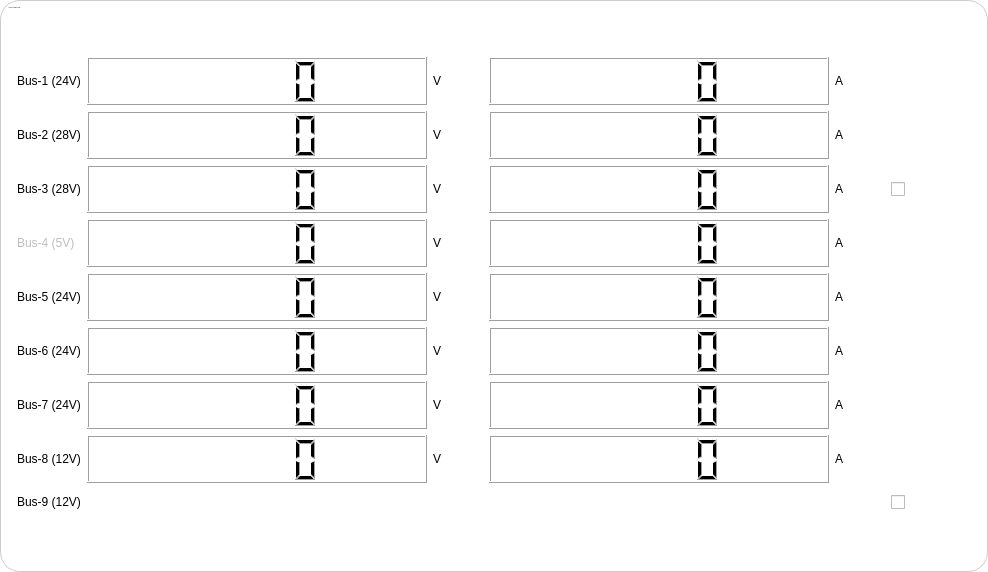
       <widget class="QGroupBox" name="groupBox_bus_monitor">
        <property name="sizePolicy">
         <sizepolicy hsizetype="Preferred" vsizetype="Preferred">
          <horstretch>0</horstretch>
          <verstretch>0</verstretch>
         </sizepolicy>
        </property>
        <property name="minimumSize">
         <size>
          <width>0</width>
          <height>0</height>
         </size>
        </property>
        <property name="maximumSize">
         <size>
          <width>1672155</width>
          <height>1672155</height>
         </size>
        </property>
        <property name="font">
         <font>
          <family>Segoe UI</family>
          <pointsize>-1</pointsize>
          <bold>true</bold>
         </font>
        </property>
        <property name="styleSheet">
         <string notr="true">QGroupBox {
                                        background-color: #fff;
                                        border: 1px solid #ccc;
                                        border-radius: 20px;
                                        margin-top: 0px;
                                        padding: 5px;
                                        }

                                        QGroupBox::title {
                                        subcontrol-origin: content;
                                        subcontrol-position: top left;
                                        padding: 1px 2px;
                                        color: #444;
                                        font-size: 28px;
                                        background-color: transparent;
                                        }
                                    </string>
        </property>
        <property name="title">
         <string>OUTPUT POWER BUSES</string>
        </property>
        <layout class="QGridLayout" name="BusGridLayout">
         <item row="2" column="0">
          <widget class="QLabel" name="label_5">
           <property name="sizePolicy">
            <sizepolicy hsizetype="Preferred" vsizetype="Preferred">
             <horstretch>0</horstretch>
             <verstretch>0</verstretch>
            </sizepolicy>
           </property>
           <property name="minimumSize">
            <size>
             <width>0</width>
             <height>48</height>
            </size>
           </property>
           <property name="maximumSize">
            <size>
             <width>400</width>
             <height>48</height>
            </size>
           </property>
           <property name="text">
            <string>Bus-2 (28V)</string>
           </property>
          </widget>
         </item>
         <item row="8" column="5">
          <widget class="QLCDNumber" name="ActuatorThreeCurrentDisp">
           <property name="sizePolicy">
            <sizepolicy hsizetype="Minimum" vsizetype="Preferred">
             <horstretch>0</horstretch>
             <verstretch>0</verstretch>
            </sizepolicy>
           </property>
           <property name="minimumSize">
            <size>
             <width>340</width>
             <height>0</height>
            </size>
           </property>
           <property name="maximumSize">
            <size>
             <width>180</width>
             <height>16777215</height>
            </size>
           </property>
          </widget>
         </item>
         <item row="4" column="2">
          <widget class="QLCDNumber" name="fiveVoltVoltageDisp">
           <property name="sizePolicy">
            <sizepolicy hsizetype="Minimum" vsizetype="Preferred">
             <horstretch>0</horstretch>
             <verstretch>0</verstretch>
            </sizepolicy>
           </property>
           <property name="minimumSize">
            <size>
             <width>340</width>
             <height>0</height>
            </size>
           </property>
           <property name="maximumSize">
            <size>
             <width>180</width>
             <height>16777215</height>
            </size>
           </property>
           <property name="font">
            <font>
             <family>Segoe UI</family>
             <pointsize>-1</pointsize>
            </font>
           </property>
          </widget>
         </item>
         <item row="7" column="6">
          <widget class="QLabel" name="label_6_amp4">
           <property name="sizePolicy">
            <sizepolicy hsizetype="Fixed" vsizetype="Preferred">
             <horstretch>0</horstretch>
             <verstretch>0</verstretch>
            </sizepolicy>
           </property>
           <property name="minimumSize">
            <size>
             <width>50</width>
             <height>0</height>
            </size>
           </property>
           <property name="text">
            <string>A</string>
           </property>
          </widget>
         </item>
         <item row="6" column="0">
          <widget class="QLabel" name="label_11">
           <property name="minimumSize">
            <size>
             <width>0</width>
             <height>48</height>
            </size>
           </property>
           <property name="maximumSize">
            <size>
             <width>400</width>
             <height>48</height>
            </size>
           </property>
           <property name="text">
            <string>Bus-5 (24V)</string>
           </property>
          </widget>
         </item>
         <item row="4" column="0">
          <widget class="QLabel" name="label_tpv_2">
           <property name="enabled">
            <bool>false</bool>
           </property>
           <property name="minimumSize">
            <size>
             <width>0</width>
             <height>48</height>
            </size>
           </property>
           <property name="maximumSize">
            <size>
             <width>400</width>
             <height>48</height>
            </size>
           </property>
           <property name="text">
            <string>Bus-4 (5V)</string>
           </property>
          </widget>
         </item>
         <item row="0" column="2">
          <spacer name="horizontalSpacer">
           <property name="orientation">
            <enum>Qt::Orientation::Horizontal</enum>
           </property>
           <property name="sizeType">
            <enum>QSizePolicy::Policy::Fixed</enum>
           </property>
           <property name="sizeHint" stdset="0">
            <size>
             <width>10</width>
             <height>40</height>
            </size>
           </property>
          </spacer>
         </item>
         <item row="9" column="3">
          <widget class="QLabel" name="label_10">
           <property name="sizePolicy">
            <sizepolicy hsizetype="Fixed" vsizetype="Preferred">
             <horstretch>0</horstretch>
             <verstretch>0</verstretch>
            </sizepolicy>
           </property>
           <property name="minimumSize">
            <size>
             <width>50</width>
             <height>0</height>
            </size>
           </property>
           <property name="text">
            <string>V</string>
           </property>
          </widget>
         </item>
         <item row="7" column="3">
          <widget class="QLabel" name="label_16">
           <property name="sizePolicy">
            <sizepolicy hsizetype="Fixed" vsizetype="Preferred">
             <horstretch>0</horstretch>
             <verstretch>0</verstretch>
            </sizepolicy>
           </property>
           <property name="minimumSize">
            <size>
             <width>50</width>
             <height>0</height>
            </size>
           </property>
           <property name="text">
            <string>V</string>
           </property>
          </widget>
         </item>
         <item row="7" column="5">
          <widget class="QLCDNumber" name="ActuatorTwoCurrentDisp">
           <property name="sizePolicy">
            <sizepolicy hsizetype="Minimum" vsizetype="Preferred">
             <horstretch>0</horstretch>
             <verstretch>0</verstretch>
            </sizepolicy>
           </property>
           <property name="minimumSize">
            <size>
             <width>340</width>
             <height>0</height>
            </size>
           </property>
           <property name="maximumSize">
            <size>
             <width>180</width>
             <height>16777215</height>
            </size>
           </property>
          </widget>
         </item>
         <item row="1" column="3">
          <widget class="QLabel" name="label_8">
           <property name="text">
            <string>V</string>
           </property>
          </widget>
         </item>
         <item row="1" column="5">
          <widget class="QLCDNumber" name="InasCurrentDisp">
           <property name="sizePolicy">
            <sizepolicy hsizetype="Minimum" vsizetype="Preferred">
             <horstretch>0</horstretch>
             <verstretch>0</verstretch>
            </sizepolicy>
           </property>
           <property name="minimumSize">
            <size>
             <width>340</width>
             <height>0</height>
            </size>
           </property>
           <property name="maximumSize">
            <size>
             <width>180</width>
             <height>16777215</height>
            </size>
           </property>
          </widget>
         </item>
         <item row="1" column="2">
          <widget class="QLCDNumber" name="InasVoltageDisp">
           <property name="sizePolicy">
            <sizepolicy hsizetype="Minimum" vsizetype="Preferred">
             <horstretch>0</horstretch>
             <verstretch>0</verstretch>
            </sizepolicy>
           </property>
           <property name="minimumSize">
            <size>
             <width>340</width>
             <height>0</height>
            </size>
           </property>
           <property name="maximumSize">
            <size>
             <width>180</width>
             <height>16777215</height>
            </size>
           </property>
          </widget>
         </item>
         <item row="7" column="2">
          <widget class="QLCDNumber" name="ActuatorTwoVoltageDisp">
           <property name="sizePolicy">
            <sizepolicy hsizetype="Minimum" vsizetype="Preferred">
             <horstretch>0</horstretch>
             <verstretch>0</verstretch>
            </sizepolicy>
           </property>
           <property name="minimumSize">
            <size>
             <width>340</width>
             <height>0</height>
            </size>
           </property>
           <property name="maximumSize">
            <size>
             <width>180</width>
             <height>16777215</height>
            </size>
           </property>
          </widget>
         </item>
         <item row="8" column="2">
          <widget class="QLCDNumber" name="ActuatorThreeVoltageDisp">
           <property name="sizePolicy">
            <sizepolicy hsizetype="Minimum" vsizetype="Preferred">
             <horstretch>0</horstretch>
             <verstretch>0</verstretch>
            </sizepolicy>
           </property>
           <property name="minimumSize">
            <size>
             <width>340</width>
             <height>0</height>
            </size>
           </property>
           <property name="maximumSize">
            <size>
             <width>180</width>
             <height>16777215</height>
            </size>
           </property>
           <property name="font">
            <font>
             <family>Segoe UI</family>
             <pointsize>-1</pointsize>
            </font>
           </property>
          </widget>
         </item>
         <item row="9" column="5">
          <widget class="QLCDNumber" name="MagnoSoleCurrentDisp">
           <property name="sizePolicy">
            <sizepolicy hsizetype="Minimum" vsizetype="Preferred">
             <horstretch>0</horstretch>
             <verstretch>0</verstretch>
            </sizepolicy>
           </property>
           <property name="minimumSize">
            <size>
             <width>340</width>
             <height>0</height>
            </size>
           </property>
           <property name="maximumSize">
            <size>
             <width>180</width>
             <height>16777215</height>
            </size>
           </property>
          </widget>
         </item>
         <item row="3" column="7">
          <widget class="QCheckBox" name="seekerCheckBox">
           <property name="sizePolicy">
            <sizepolicy hsizetype="Fixed" vsizetype="Fixed">
             <horstretch>0</horstretch>
             <verstretch>0</verstretch>
            </sizepolicy>
           </property>
           <property name="minimumSize">
            <size>
             <width>80</width>
             <height>26</height>
            </size>
           </property>
           <property name="maximumSize">
            <size>
             <width>56</width>
             <height>30</height>
            </size>
           </property>
           <property name="styleSheet">
            <string notr="true"/>
           </property>
           <property name="text">
            <string/>
           </property>
          </widget>
         </item>
         <item row="3" column="6">
          <widget class="QLabel" name="label_22">
           <property name="text">
            <string>A</string>
           </property>
          </widget>
         </item>
         <item row="6" column="2">
          <widget class="QLCDNumber" name="ActuatorOneVoltageDisp">
           <property name="sizePolicy">
            <sizepolicy hsizetype="Minimum" vsizetype="Preferred">
             <horstretch>0</horstretch>
             <verstretch>0</verstretch>
            </sizepolicy>
           </property>
           <property name="minimumSize">
            <size>
             <width>340</width>
             <height>0</height>
            </size>
           </property>
           <property name="maximumSize">
            <size>
             <width>180</width>
             <height>16777215</height>
            </size>
           </property>
          </widget>
         </item>
         <item row="6" column="3">
          <widget class="QLabel" name="label_12">
           <property name="sizePolicy">
            <sizepolicy hsizetype="Fixed" vsizetype="Preferred">
             <horstretch>0</horstretch>
             <verstretch>0</verstretch>
            </sizepolicy>
           </property>
           <property name="minimumSize">
            <size>
             <width>50</width>
             <height>0</height>
            </size>
           </property>
           <property name="text">
            <string>V</string>
           </property>
          </widget>
         </item>
         <item row="7" column="0">
          <widget class="QLabel" name="label_15">
           <property name="minimumSize">
            <size>
             <width>0</width>
             <height>48</height>
            </size>
           </property>
           <property name="maximumSize">
            <size>
             <width>400</width>
             <height>48</height>
            </size>
           </property>
           <property name="text">
            <string>Bus-6 (24V)</string>
           </property>
          </widget>
         </item>
         <item row="9" column="6">
          <widget class="QLabel" name="label_6_amp2">
           <property name="sizePolicy">
            <sizepolicy hsizetype="Fixed" vsizetype="Preferred">
             <horstretch>0</horstretch>
             <verstretch>0</verstretch>
            </sizepolicy>
           </property>
           <property name="minimumSize">
            <size>
             <width>50</width>
             <height>0</height>
            </size>
           </property>
           <property name="text">
            <string>A</string>
           </property>
          </widget>
         </item>
         <item row="4" column="3">
          <widget class="QLabel" name="label_tpi_3">
           <property name="sizePolicy">
            <sizepolicy hsizetype="Fixed" vsizetype="Preferred">
             <horstretch>0</horstretch>
             <verstretch>0</verstretch>
            </sizepolicy>
           </property>
           <property name="minimumSize">
            <size>
             <width>50</width>
             <height>0</height>
            </size>
           </property>
           <property name="text">
            <string>V</string>
           </property>
          </widget>
         </item>
         <item row="4" column="6">
          <widget class="QLabel" name="label_6_amp5_2">
           <property name="sizePolicy">
            <sizepolicy hsizetype="Fixed" vsizetype="Preferred">
             <horstretch>0</horstretch>
             <verstretch>0</verstretch>
            </sizepolicy>
           </property>
           <property name="minimumSize">
            <size>
             <width>50</width>
             <height>0</height>
            </size>
           </property>
           <property name="text">
            <string>A</string>
           </property>
          </widget>
         </item>
         <item row="1" column="6">
          <widget class="QLabel" name="label_13">
           <property name="text">
            <string>A</string>
           </property>
          </widget>
         </item>
         <item row="10" column="7">
          <widget class="QCheckBox" name="twelveVoltCheckBox">
           <property name="enabled">
            <bool>true</bool>
           </property>
           <property name="sizePolicy">
            <sizepolicy hsizetype="Fixed" vsizetype="Fixed">
             <horstretch>0</horstretch>
             <verstretch>0</verstretch>
            </sizepolicy>
           </property>
           <property name="minimumSize">
            <size>
             <width>80</width>
             <height>26</height>
            </size>
           </property>
           <property name="maximumSize">
            <size>
             <width>56</width>
             <height>30</height>
            </size>
           </property>
           <property name="styleSheet">
            <string notr="true"/>
           </property>
           <property name="text">
            <string/>
           </property>
          </widget>
         </item>
         <item row="1" column="0">
          <widget class="QLabel" name="label_7">
           <property name="minimumSize">
            <size>
             <width>0</width>
             <height>48</height>
            </size>
           </property>
           <property name="maximumSize">
            <size>
             <width>400</width>
             <height>16777215</height>
            </size>
           </property>
           <property name="text">
            <string>Bus-1 (24V)</string>
           </property>
          </widget>
         </item>
         <item row="8" column="3">
          <widget class="QLabel" name="label_tpi">
           <property name="sizePolicy">
            <sizepolicy hsizetype="Fixed" vsizetype="Preferred">
             <horstretch>0</horstretch>
             <verstretch>0</verstretch>
            </sizepolicy>
           </property>
           <property name="minimumSize">
            <size>
             <width>50</width>
             <height>0</height>
            </size>
           </property>
           <property name="text">
            <string>V</string>
           </property>
          </widget>
         </item>
         <item row="10" column="0">
          <widget class="QLabel" name="label_25">
           <property name="maximumSize">
            <size>
             <width>400</width>
             <height>16777215</height>
            </size>
           </property>
           <property name="text">
            <string>Bus-9 (12V)</string>
           </property>
          </widget>
         </item>
         <item row="8" column="0">
          <widget class="QLabel" name="label_tpv">
           <property name="minimumSize">
            <size>
             <width>0</width>
             <height>48</height>
            </size>
           </property>
           <property name="maximumSize">
            <size>
             <width>400</width>
             <height>48</height>
            </size>
           </property>
           <property name="text">
            <string>Bus-7 (24V)</string>
           </property>
          </widget>
         </item>
         <item row="3" column="5">
          <widget class="QLCDNumber" name="seekerCurrentDisp">
           <property name="sizePolicy">
            <sizepolicy hsizetype="Minimum" vsizetype="Preferred">
             <horstretch>0</horstretch>
             <verstretch>0</verstretch>
            </sizepolicy>
           </property>
           <property name="minimumSize">
            <size>
             <width>340</width>
             <height>0</height>
            </size>
           </property>
           <property name="maximumSize">
            <size>
             <width>150</width>
             <height>16777215</height>
            </size>
           </property>
           <property name="font">
            <font>
             <family>Segoe UI</family>
             <pointsize>-1</pointsize>
            </font>
           </property>
          </widget>
         </item>
         <item row="3" column="0">
          <widget class="QLabel" name="label_18">
           <property name="minimumSize">
            <size>
             <width>0</width>
             <height>48</height>
            </size>
           </property>
           <property name="maximumSize">
            <size>
             <width>400</width>
             <height>16777215</height>
            </size>
           </property>
           <property name="text">
            <string>Bus-3 (28V)</string>
           </property>
          </widget>
         </item>
         <item row="8" column="6">
          <widget class="QLabel" name="label_6_amp5">
           <property name="sizePolicy">
            <sizepolicy hsizetype="Fixed" vsizetype="Preferred">
             <horstretch>0</horstretch>
             <verstretch>0</verstretch>
            </sizepolicy>
           </property>
           <property name="minimumSize">
            <size>
             <width>50</width>
             <height>0</height>
            </size>
           </property>
           <property name="text">
            <string>A</string>
           </property>
          </widget>
         </item>
         <item row="2" column="5">
          <widget class="QLCDNumber" name="dataLinkCurrentDisp">
           <property name="sizePolicy">
            <sizepolicy hsizetype="Minimum" vsizetype="Preferred">
             <horstretch>0</horstretch>
             <verstretch>0</verstretch>
            </sizepolicy>
           </property>
           <property name="minimumSize">
            <size>
             <width>340</width>
             <height>0</height>
            </size>
           </property>
           <property name="maximumSize">
            <size>
             <width>180</width>
             <height>16777215</height>
            </size>
           </property>
           <property name="font">
            <font>
             <family>Segoe UI</family>
             <pointsize>-1</pointsize>
            </font>
           </property>
          </widget>
         </item>
         <item row="2" column="3">
          <widget class="QLabel" name="label_6">
           <property name="sizePolicy">
            <sizepolicy hsizetype="Fixed" vsizetype="Preferred">
             <horstretch>0</horstretch>
             <verstretch>0</verstretch>
            </sizepolicy>
           </property>
           <property name="minimumSize">
            <size>
             <width>50</width>
             <height>0</height>
            </size>
           </property>
           <property name="text">
            <string>V</string>
           </property>
          </widget>
         </item>
         <item row="3" column="3">
          <widget class="QLabel" name="label_19">
           <property name="text">
            <string>V</string>
           </property>
          </widget>
         </item>
         <item row="2" column="2">
          <widget class="QLCDNumber" name="dataLinkVoltageDisp">
           <property name="sizePolicy">
            <sizepolicy hsizetype="Minimum" vsizetype="Preferred">
             <horstretch>0</horstretch>
             <verstretch>0</verstretch>
            </sizepolicy>
           </property>
           <property name="minimumSize">
            <size>
             <width>340</width>
             <height>0</height>
            </size>
           </property>
           <property name="maximumSize">
            <size>
             <width>180</width>
             <height>16777215</height>
            </size>
           </property>
           <property name="font">
            <font>
             <family>Segoe UI</family>
             <pointsize>-1</pointsize>
            </font>
           </property>
          </widget>
         </item>
         <item row="6" column="6">
          <widget class="QLabel" name="label_6_amp3">
           <property name="sizePolicy">
            <sizepolicy hsizetype="Fixed" vsizetype="Preferred">
             <horstretch>0</horstretch>
             <verstretch>0</verstretch>
            </sizepolicy>
           </property>
           <property name="minimumSize">
            <size>
             <width>50</width>
             <height>0</height>
            </size>
           </property>
           <property name="text">
            <string>A</string>
           </property>
          </widget>
         </item>
         <item row="3" column="2">
          <widget class="QLCDNumber" name="seekerVoltageDisp">
           <property name="sizePolicy">
            <sizepolicy hsizetype="Minimum" vsizetype="Preferred">
             <horstretch>0</horstretch>
             <verstretch>0</verstretch>
            </sizepolicy>
           </property>
           <property name="minimumSize">
            <size>
             <width>340</width>
             <height>0</height>
            </size>
           </property>
           <property name="maximumSize">
            <size>
             <width>180</width>
             <height>16777215</height>
            </size>
           </property>
           <property name="font">
            <font>
             <family>Segoe UI</family>
             <pointsize>-1</pointsize>
             <kerning>true</kerning>
            </font>
           </property>
           <property name="smallDecimalPoint">
            <bool>false</bool>
           </property>
          </widget>
         </item>
         <item row="6" column="5">
          <widget class="QLCDNumber" name="ActuatorOneCurrentDisp">
           <property name="sizePolicy">
            <sizepolicy hsizetype="Minimum" vsizetype="Preferred">
             <horstretch>0</horstretch>
             <verstretch>0</verstretch>
            </sizepolicy>
           </property>
           <property name="minimumSize">
            <size>
             <width>340</width>
             <height>0</height>
            </size>
           </property>
           <property name="maximumSize">
            <size>
             <width>180</width>
             <height>16777215</height>
            </size>
           </property>
          </widget>
         </item>
         <item row="9" column="2">
          <widget class="QLCDNumber" name="MagnoSoleVoltageDisp">
           <property name="sizePolicy">
            <sizepolicy hsizetype="Minimum" vsizetype="Preferred">
             <horstretch>0</horstretch>
             <verstretch>0</verstretch>
            </sizepolicy>
           </property>
           <property name="minimumSize">
            <size>
             <width>340</width>
             <height>0</height>
            </size>
           </property>
           <property name="maximumSize">
            <size>
             <width>180</width>
             <height>16777215</height>
            </size>
           </property>
          </widget>
         </item>
         <item row="12" column="0">
          <spacer name="verticalSpacer_2">
           <property name="orientation">
            <enum>Qt::Orientation::Vertical</enum>
           </property>
           <property name="sizeHint" stdset="0">
            <size>
             <width>20</width>
             <height>40</height>
            </size>
           </property>
          </spacer>
         </item>
         <item row="2" column="6">
          <widget class="QLabel" name="label_6_amp">
           <property name="sizePolicy">
            <sizepolicy hsizetype="Fixed" vsizetype="Preferred">
             <horstretch>0</horstretch>
             <verstretch>0</verstretch>
            </sizepolicy>
           </property>
           <property name="minimumSize">
            <size>
             <width>50</width>
             <height>0</height>
            </size>
           </property>
           <property name="text">
            <string>A</string>
           </property>
          </widget>
         </item>
         <item row="4" column="5">
          <widget class="QLCDNumber" name="fiveVoltCurrentDisp">
           <property name="sizePolicy">
            <sizepolicy hsizetype="Minimum" vsizetype="Preferred">
             <horstretch>0</horstretch>
             <verstretch>0</verstretch>
            </sizepolicy>
           </property>
           <property name="minimumSize">
            <size>
             <width>340</width>
             <height>0</height>
            </size>
           </property>
           <property name="maximumSize">
            <size>
             <width>180</width>
             <height>16777215</height>
            </size>
           </property>
          </widget>
         </item>
         <item row="9" column="0">
          <widget class="QLabel" name="label_9">
           <property name="minimumSize">
            <size>
             <width>0</width>
             <height>48</height>
            </size>
           </property>
           <property name="maximumSize">
            <size>
             <width>400</width>
             <height>48</height>
            </size>
           </property>
           <property name="text">
            <string>Bus-8 (12V)</string>
           </property>
          </widget>
         </item>
        </layout>
       </widget>
